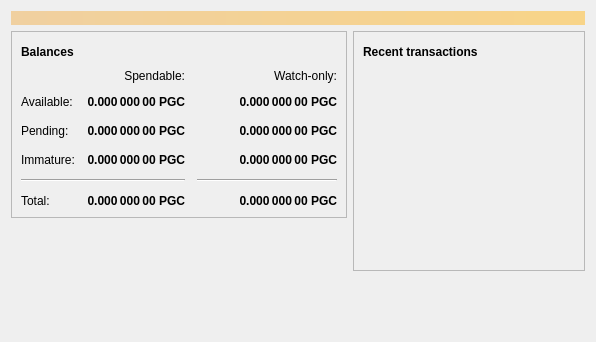
<?xml version="1.0" encoding="UTF-8"?>
<ui version="4.0">
 <class>OverviewPage</class>
 <widget class="QWidget" name="OverviewPage">
  <property name="geometry">
   <rect>
    <x>0</x>
    <y>0</y>
    <width>596</width>
    <height>342</height>
   </rect>
  </property>
  <property name="windowTitle">
   <string>Form</string>
  </property>
  <layout class="QVBoxLayout" name="topLayout">
   <item>
    <widget class="QLabel" name="labelAlerts">
     <property name="visible">
      <bool>false</bool>
     </property>
     <property name="styleSheet">
      <string notr="true">QLabel { background-color: qlineargradient(x1: 0, y1: 0, x2: 1, y2: 0, stop:0 #F0D0A0, stop:1 #F8D488); color:#000000; }</string>
     </property>
     <property name="wordWrap">
      <bool>true</bool>
     </property>
     <property name="margin">
      <number>3</number>
     </property>
     <property name="textInteractionFlags">
      <set>Qt::TextSelectableByMouse</set>
     </property>
    </widget>
   </item>
   <item>
    <layout class="QHBoxLayout" name="horizontalLayout" stretch="1,1">
     <item>
      <layout class="QVBoxLayout" name="verticalLayout_2">
       <item>
        <widget class="QFrame" name="frame">
         <property name="frameShape">
          <enum>QFrame::StyledPanel</enum>
         </property>
         <property name="frameShadow">
          <enum>QFrame::Raised</enum>
         </property>
         <layout class="QVBoxLayout" name="verticalLayout_4">
          <item>
           <layout class="QHBoxLayout" name="horizontalLayout_4">
            <item>
             <widget class="QLabel" name="label_5">
              <property name="font">
               <font>
                <weight>75</weight>
                <bold>true</bold>
               </font>
              </property>
              <property name="text">
               <string>Balances</string>
              </property>
             </widget>
            </item>
            <item>
             <widget class="QPushButton" name="labelWalletStatus">
              <property name="enabled">
               <bool>true</bool>
              </property>
              <property name="maximumSize">
               <size>
                <width>30</width>
                <height>16777215</height>
               </size>
              </property>
              <property name="toolTip">
               <string>The displayed information may be out of date. Your wallet automatically synchronizes with the Pigeon network after a connection is established, but this process has not completed yet.</string>
              </property>
              <property name="text">
               <string/>
              </property>
              <property name="icon">
               <iconset resource="../pigeon.qrc">
                <normaloff>:/icons/warning</normaloff>
                <disabledoff>:/icons/warning</disabledoff>:/icons/warning</iconset>
              </property>
              <property name="iconSize">
               <size>
                <width>24</width>
                <height>24</height>
               </size>
              </property>
              <property name="flat">
               <bool>true</bool>
              </property>
             </widget>
            </item>
            <item>
             <spacer name="horizontalSpacer_3">
              <property name="orientation">
               <enum>Qt::Horizontal</enum>
              </property>
              <property name="sizeHint" stdset="0">
               <size>
                <width>40</width>
                <height>20</height>
               </size>
              </property>
             </spacer>
            </item>
           </layout>
          </item>
          <item>
           <layout class="QGridLayout" name="gridLayout">
            <property name="spacing">
             <number>12</number>
            </property>
            <item row="2" column="2">
             <widget class="QLabel" name="labelWatchPending">
              <property name="font">
               <font>
                <weight>75</weight>
                <bold>true</bold>
               </font>
              </property>
              <property name="cursor">
               <cursorShape>IBeamCursor</cursorShape>
              </property>
              <property name="toolTip">
               <string>Unconfirmed transactions to watch-only addresses</string>
              </property>
              <property name="text">
               <string notr="true">0.000 000 00 PGC</string>
              </property>
              <property name="alignment">
               <set>Qt::AlignRight|Qt::AlignTrailing|Qt::AlignVCenter</set>
              </property>
              <property name="textInteractionFlags">
               <set>Qt::LinksAccessibleByMouse|Qt::TextSelectableByKeyboard|Qt::TextSelectableByMouse</set>
              </property>
             </widget>
            </item>
            <item row="2" column="1">
             <widget class="QLabel" name="labelUnconfirmed">
              <property name="font">
               <font>
                <weight>75</weight>
                <bold>true</bold>
               </font>
              </property>
              <property name="cursor">
               <cursorShape>IBeamCursor</cursorShape>
              </property>
              <property name="toolTip">
               <string>Total of transactions that have yet to be confirmed, and do not yet count toward the spendable balance</string>
              </property>
              <property name="text">
               <string notr="true">0.000 000 00 PGC</string>
              </property>
              <property name="alignment">
               <set>Qt::AlignRight|Qt::AlignTrailing|Qt::AlignVCenter</set>
              </property>
              <property name="textInteractionFlags">
               <set>Qt::LinksAccessibleByMouse|Qt::TextSelectableByKeyboard|Qt::TextSelectableByMouse</set>
              </property>
             </widget>
            </item>
            <item row="3" column="2">
             <widget class="QLabel" name="labelWatchImmature">
              <property name="font">
               <font>
                <weight>75</weight>
                <bold>true</bold>
               </font>
              </property>
              <property name="cursor">
               <cursorShape>IBeamCursor</cursorShape>
              </property>
              <property name="toolTip">
               <string>Mined balance in watch-only addresses that has not yet matured</string>
              </property>
              <property name="text">
               <string notr="true">0.000 000 00 PGC</string>
              </property>
              <property name="alignment">
               <set>Qt::AlignRight|Qt::AlignTrailing|Qt::AlignVCenter</set>
              </property>
              <property name="textInteractionFlags">
               <set>Qt::LinksAccessibleByMouse|Qt::TextSelectableByKeyboard|Qt::TextSelectableByMouse</set>
              </property>
             </widget>
            </item>
            <item row="4" column="0" colspan="2">
             <widget class="Line" name="line">
              <property name="orientation">
               <enum>Qt::Horizontal</enum>
              </property>
             </widget>
            </item>
            <item row="4" column="2">
             <widget class="Line" name="lineWatchBalance">
              <property name="sizePolicy">
               <sizepolicy hsizetype="Preferred" vsizetype="Fixed">
                <horstretch>0</horstretch>
                <verstretch>0</verstretch>
               </sizepolicy>
              </property>
              <property name="minimumSize">
               <size>
                <width>140</width>
                <height>0</height>
               </size>
              </property>
              <property name="orientation">
               <enum>Qt::Horizontal</enum>
              </property>
             </widget>
            </item>
            <item row="5" column="0">
             <widget class="QLabel" name="labelTotalText">
              <property name="text">
               <string>Total:</string>
              </property>
             </widget>
            </item>
            <item row="3" column="1">
             <widget class="QLabel" name="labelImmature">
              <property name="font">
               <font>
                <weight>75</weight>
                <bold>true</bold>
               </font>
              </property>
              <property name="cursor">
               <cursorShape>IBeamCursor</cursorShape>
              </property>
              <property name="toolTip">
               <string>Mined balance that has not yet matured</string>
              </property>
              <property name="text">
               <string notr="true">0.000 000 00 PGC</string>
              </property>
              <property name="alignment">
               <set>Qt::AlignRight|Qt::AlignTrailing|Qt::AlignVCenter</set>
              </property>
              <property name="textInteractionFlags">
               <set>Qt::LinksAccessibleByMouse|Qt::TextSelectableByKeyboard|Qt::TextSelectableByMouse</set>
              </property>
             </widget>
            </item>
            <item row="2" column="3">
             <spacer name="horizontalSpacer_2">
              <property name="orientation">
               <enum>Qt::Horizontal</enum>
              </property>
              <property name="sizeHint" stdset="0">
               <size>
                <width>40</width>
                <height>20</height>
               </size>
              </property>
             </spacer>
            </item>
            <item row="3" column="0">
             <widget class="QLabel" name="labelImmatureText">
              <property name="text">
               <string>Immature:</string>
              </property>
             </widget>
            </item>
            <item row="5" column="1">
             <widget class="QLabel" name="labelTotal">
              <property name="font">
               <font>
                <weight>75</weight>
                <bold>true</bold>
               </font>
              </property>
              <property name="cursor">
               <cursorShape>IBeamCursor</cursorShape>
              </property>
              <property name="toolTip">
               <string>Your current total balance</string>
              </property>
              <property name="text">
               <string notr="true">0.000 000 00 PGC</string>
              </property>
              <property name="alignment">
               <set>Qt::AlignRight|Qt::AlignTrailing|Qt::AlignVCenter</set>
              </property>
              <property name="textInteractionFlags">
               <set>Qt::LinksAccessibleByMouse|Qt::TextSelectableByKeyboard|Qt::TextSelectableByMouse</set>
              </property>
             </widget>
            </item>
            <item row="5" column="2">
             <widget class="QLabel" name="labelWatchTotal">
              <property name="font">
               <font>
                <weight>75</weight>
                <bold>true</bold>
               </font>
              </property>
              <property name="cursor">
               <cursorShape>IBeamCursor</cursorShape>
              </property>
              <property name="toolTip">
               <string>Current total balance in watch-only addresses</string>
              </property>
              <property name="text">
               <string notr="true">0.000 000 00 PGC</string>
              </property>
              <property name="alignment">
               <set>Qt::AlignRight|Qt::AlignTrailing|Qt::AlignVCenter</set>
              </property>
              <property name="textInteractionFlags">
               <set>Qt::LinksAccessibleByMouse|Qt::TextSelectableByKeyboard|Qt::TextSelectableByMouse</set>
              </property>
             </widget>
            </item>
            <item row="0" column="2">
             <widget class="QLabel" name="labelWatchonly">
              <property name="text">
               <string>Watch-only:</string>
              </property>
              <property name="alignment">
               <set>Qt::AlignRight|Qt::AlignTrailing|Qt::AlignVCenter</set>
              </property>
             </widget>
            </item>
            <item row="1" column="0">
             <widget class="QLabel" name="labelBalanceText">
              <property name="text">
               <string>Available:</string>
              </property>
             </widget>
            </item>
            <item row="1" column="1">
             <widget class="QLabel" name="labelBalance">
              <property name="font">
               <font>
                <weight>75</weight>
                <bold>true</bold>
               </font>
              </property>
              <property name="cursor">
               <cursorShape>IBeamCursor</cursorShape>
              </property>
              <property name="toolTip">
               <string>Your current spendable balance</string>
              </property>
              <property name="text">
               <string notr="true">0.000 000 00 PGC</string>
              </property>
              <property name="alignment">
               <set>Qt::AlignRight|Qt::AlignTrailing|Qt::AlignVCenter</set>
              </property>
              <property name="textInteractionFlags">
               <set>Qt::LinksAccessibleByMouse|Qt::TextSelectableByKeyboard|Qt::TextSelectableByMouse</set>
              </property>
             </widget>
            </item>
            <item row="1" column="2">
             <widget class="QLabel" name="labelWatchAvailable">
              <property name="font">
               <font>
                <weight>75</weight>
                <bold>true</bold>
               </font>
              </property>
              <property name="cursor">
               <cursorShape>IBeamCursor</cursorShape>
              </property>
              <property name="toolTip">
               <string>Your current balance in watch-only addresses</string>
              </property>
              <property name="text">
               <string notr="true">0.000 000 00 PGC</string>
              </property>
              <property name="alignment">
               <set>Qt::AlignRight|Qt::AlignTrailing|Qt::AlignVCenter</set>
              </property>
              <property name="textInteractionFlags">
               <set>Qt::LinksAccessibleByMouse|Qt::TextSelectableByKeyboard|Qt::TextSelectableByMouse</set>
              </property>
             </widget>
            </item>
            <item row="2" column="0">
             <widget class="QLabel" name="labelPendingText">
              <property name="text">
               <string>Pending:</string>
              </property>
             </widget>
            </item>
            <item row="0" column="1">
             <widget class="QLabel" name="labelSpendable">
              <property name="text">
               <string>Spendable:</string>
              </property>
              <property name="alignment">
               <set>Qt::AlignRight|Qt::AlignTrailing|Qt::AlignVCenter</set>
              </property>
             </widget>
            </item>
           </layout>
          </item>
         </layout>
        </widget>
       </item>
       <item>
        <spacer name="verticalSpacer">
         <property name="orientation">
          <enum>Qt::Vertical</enum>
         </property>
         <property name="sizeHint" stdset="0">
          <size>
           <width>20</width>
           <height>40</height>
          </size>
         </property>
        </spacer>
       </item>
      </layout>
     </item>
     <item>
      <layout class="QVBoxLayout" name="verticalLayout_3">
       <item>
        <widget class="QFrame" name="frame_2">
         <property name="frameShape">
          <enum>QFrame::StyledPanel</enum>
         </property>
         <property name="frameShadow">
          <enum>QFrame::Raised</enum>
         </property>
         <layout class="QVBoxLayout" name="verticalLayout">
          <item>
           <layout class="QHBoxLayout" name="horizontalLayout_2">
            <item>
             <widget class="QLabel" name="label_4">
              <property name="font">
               <font>
                <weight>75</weight>
                <bold>true</bold>
               </font>
              </property>
              <property name="text">
               <string>Recent transactions</string>
              </property>
             </widget>
            </item>
            <item>
             <widget class="QPushButton" name="labelTransactionsStatus">
              <property name="enabled">
               <bool>true</bool>
              </property>
              <property name="maximumSize">
               <size>
                <width>30</width>
                <height>16777215</height>
               </size>
              </property>
              <property name="toolTip">
               <string>The displayed information may be out of date. Your wallet automatically synchronizes with the Pigeon network after a connection is established, but this process has not completed yet.</string>
              </property>
              <property name="text">
               <string/>
              </property>
              <property name="icon">
               <iconset resource="../pigeon.qrc">
                <normaloff>:/icons/warning</normaloff>
                <disabledoff>:/icons/warning</disabledoff>:/icons/warning</iconset>
              </property>
              <property name="iconSize">
               <size>
                <width>24</width>
                <height>24</height>
               </size>
              </property>
              <property name="flat">
               <bool>true</bool>
              </property>
             </widget>
            </item>
            <item>
             <spacer name="horizontalSpacer">
              <property name="orientation">
               <enum>Qt::Horizontal</enum>
              </property>
              <property name="sizeHint" stdset="0">
               <size>
                <width>40</width>
                <height>20</height>
               </size>
              </property>
             </spacer>
            </item>
           </layout>
          </item>
          <item>
           <widget class="QListView" name="listTransactions">
            <property name="styleSheet">
             <string notr="true">QListView { background: transparent; }</string>
            </property>
            <property name="frameShape">
             <enum>QFrame::NoFrame</enum>
            </property>
            <property name="verticalScrollBarPolicy">
             <enum>Qt::ScrollBarAlwaysOff</enum>
            </property>
            <property name="horizontalScrollBarPolicy">
             <enum>Qt::ScrollBarAlwaysOff</enum>
            </property>
            <property name="selectionMode">
             <enum>QAbstractItemView::NoSelection</enum>
            </property>
           </widget>
          </item>
         </layout>
        </widget>
       </item>
       <item>
        <spacer name="verticalSpacer_2">
         <property name="orientation">
          <enum>Qt::Vertical</enum>
         </property>
         <property name="sizeHint" stdset="0">
          <size>
           <width>20</width>
           <height>40</height>
          </size>
         </property>
        </spacer>
       </item>
      </layout>
     </item>
    </layout>
   </item>
  </layout>
 </widget>
 <resources/>
 <connections/>
</ui>
